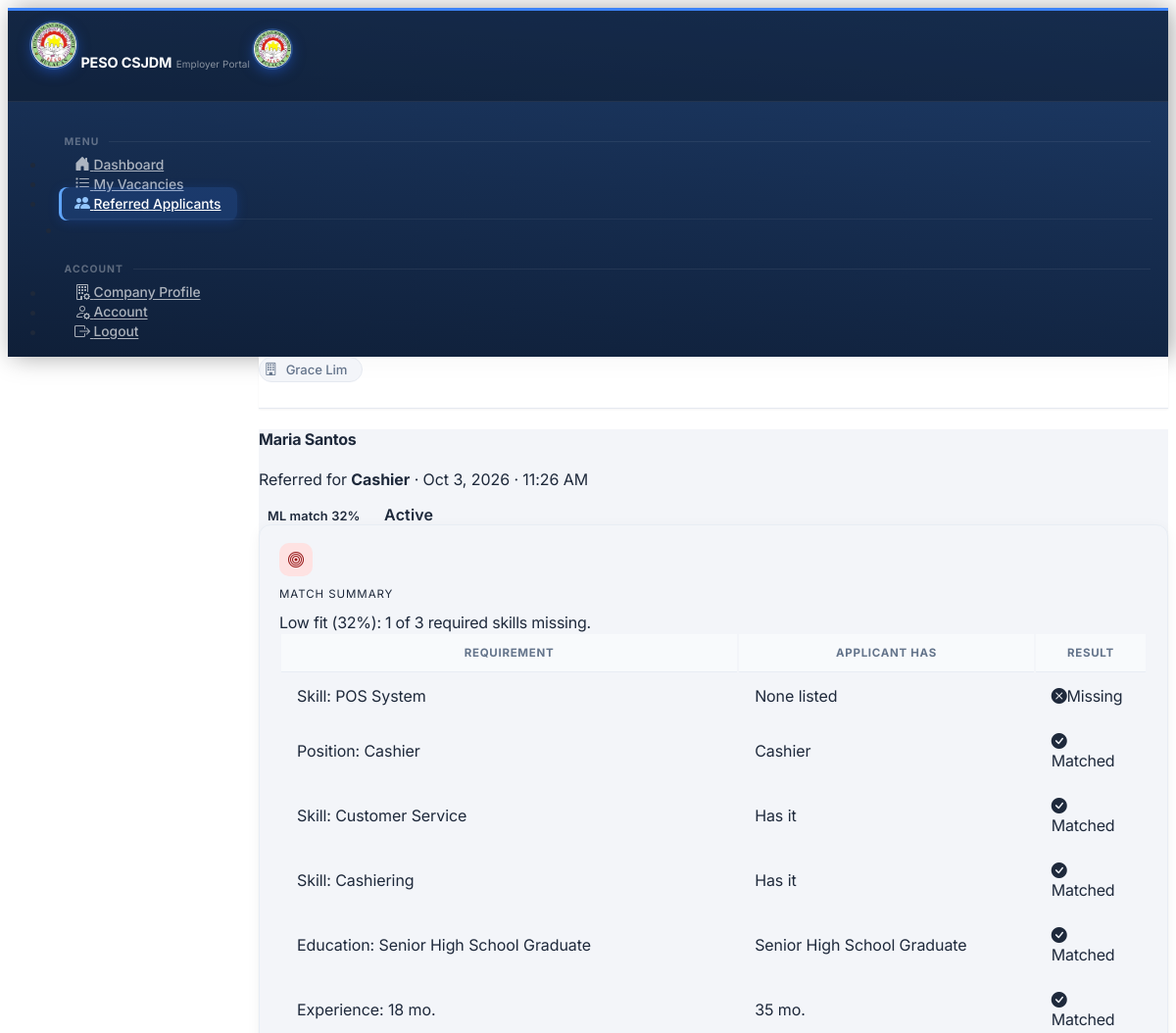
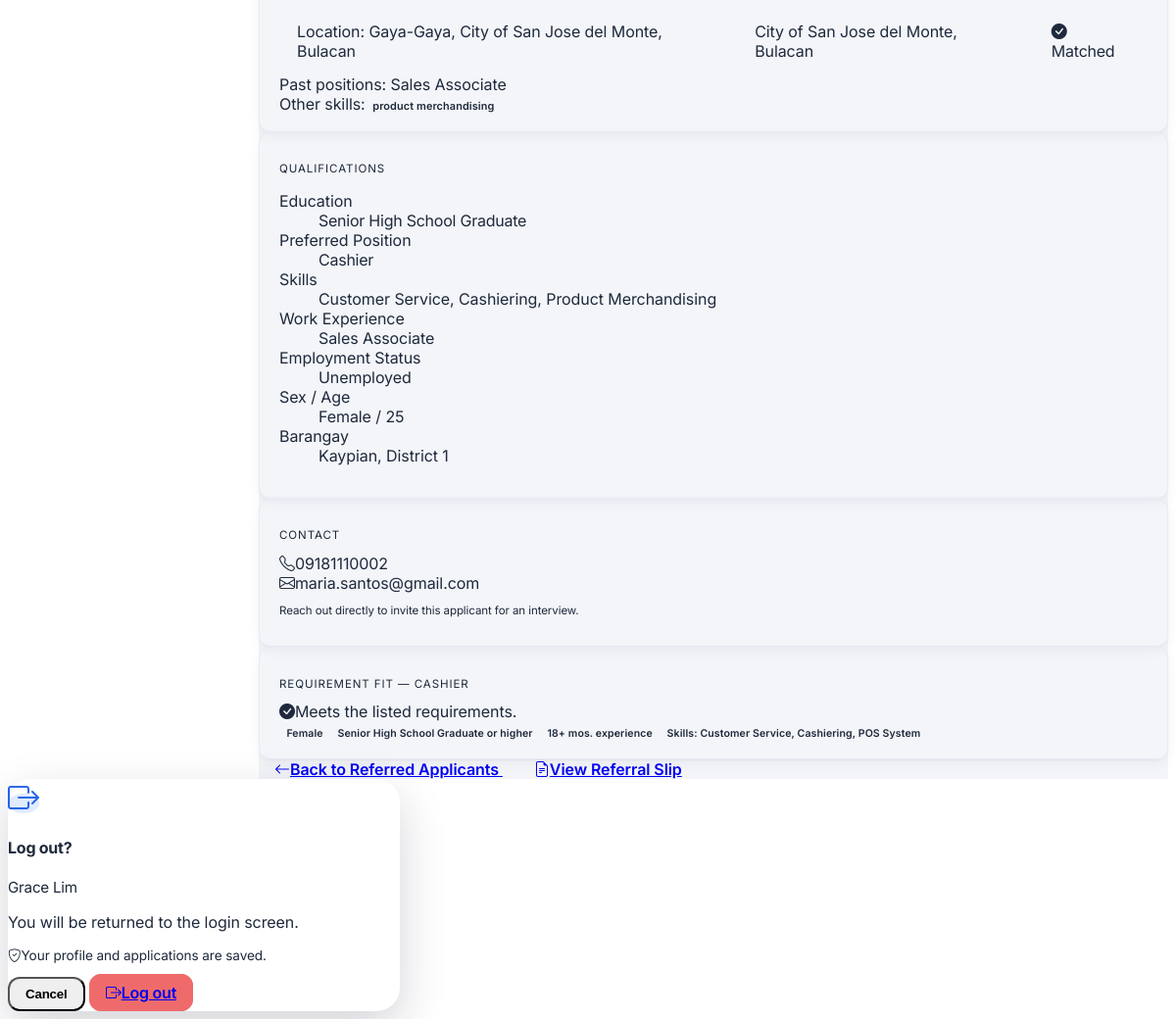
/employer/referred/7 (signed in), run on the app's committed database (2 pictures, top to bottom).
### tables this page shows
CREATE TABLE "applicants" (
                applicant_id                 INTEGER  PRIMARY KEY AUTOINCREMENT,
                first_name         TEXT     NOT NULL,
                last_name          TEXT     NOT NULL,
                sex                TEXT,
                age                INTEGER,
                barangay           TEXT,
                district           TEXT,
                employment_status  TEXT     DEFAULT 'Unemployed',
                is_pwd             INTEGER  DEFAULT 0,
                educ_level         TEXT     NOT NULL,
                preferred_position TEXT     NOT NULL,
                skills             TEXT     NOT NULL,
                work_experience    TEXT,
                user_id            INTEGER  REFERENCES users(user_id),
                created_at         DATETIME DEFAULT CURRENT_TIMESTAMP,
                is_archived        INTEGER  DEFAULT 0
            , birthdate DATE, contact_number TEXT, middle_name TEXT, suffix TEXT, civil_status TEXT, address_line TEXT, city TEXT, province TEXT, height_cm TEXT, religion TEXT, tin TEXT, landline TEXT, disability TEXT, is_4ps INTEGER DEFAULT 0, household_id TEXT, is_wodp INTEGER DEFAULT 0, is_dswd_foodstamp INTEGER DEFAULT 0, is_caregiver INTEGER DEFAULT 0, is_ofw INTEGER DEFAULT 0, ofw_country TEXT, is_former_ofw INTEGER DEFAULT 0, former_ofw_country TEXT, ofw_return_date TEXT, employed_type TEXT, unemployed_reason TEXT, job_search_months INTEGER, pref_work_local TEXT, pref_work_overseas TEXT, languages TEXT, education TEXT, trainings TEXT, eligibilities TEXT, work_history TEXT, other_skills TEXT, certified INTEGER DEFAULT 0, certified_at DATETIME, photo TEXT);

CREATE TABLE job_vacancies (
            vacancy_id                   INTEGER  PRIMARY KEY AUTOINCREMENT,
            employer_name        TEXT     NOT NULL,
            job_title            TEXT     NOT NULL,
            occupational_category TEXT    NOT NULL,
            is_local             INTEGER  DEFAULT 1,
            is_active            INTEGER  DEFAULT 1,
            created_at           DATETIME DEFAULT CURRENT_TIMESTAMP
        , employer_id INTEGER REFERENCES users(user_id), application_deadline DATE, req_gender TEXT DEFAULT 'Any', req_age_min INTEGER, req_age_max INTEGER, req_education TEXT, req_documents TEXT, req_experience_months INTEGER, salary_min INTEGER, salary_max INTEGER, salary_period TEXT, job_location TEXT, req_skills TEXT, requirements_deadline DATE, interview_date DATE, interview_time TEXT, interview_date_end DATE, interview_time_end TEXT, location_type TEXT, venue_address TEXT, max_applicants INTEGER);

CREATE TABLE referrals (
            referral_id           INTEGER  PRIMARY KEY AUTOINCREMENT,
            applicant_id INTEGER  NOT NULL,
            vacancy_id   INTEGER  NOT NULL,
            referred_by  INTEGER  NOT NULL,
            referred_at  DATETIME DEFAULT CURRENT_TIMESTAMP,
            status       TEXT     DEFAULT 'referred',
            notes        TEXT, suitability_score REAL, reject_reason TEXT,
            FOREIGN KEY (applicant_id) REFERENCES applicants(applicant_id),
            FOREIGN KEY (vacancy_id)   REFERENCES job_vacancies(vacancy_id),
            FOREIGN KEY (referred_by)  REFERENCES users(user_id)
        );

CREATE TABLE "users" (
                user_id            INTEGER PRIMARY KEY AUTOINCREMENT,
                full_name     TEXT    NOT NULL,
                email         TEXT    UNIQUE NOT NULL,
                password_hash TEXT    NOT NULL,
                role          TEXT    DEFAULT 'admin',
                is_active     INTEGER DEFAULT 1,
                created_at    DATETIME DEFAULT CURRENT_TIMESTAMP
            );

### app.py (the view)
@app.route('/employer/referred/<int:rid>')
@employer_required
def employer_referred_detail(rid):
    emp = _get_my_employer()
    if not emp or not emp['is_approved']:
        return redirect(url_for('employer_profile'))
    db = get_db()
    r = db.execute('''
        SELECT r.referral_id, r.suitability_score AS score,
               r.status AS ref_status, r.referred_at AS ref_at, r.reject_reason,
               a.first_name, a.last_name, a.sex, a.age, a.barangay, a.district,
               a.employment_status, a.is_pwd, a.educ_level, a.preferred_position,
               a.skills, a.work_experience, a.work_history, a.contact_number,
               jv.job_title, jv.occupational_category,
               jv.req_gender, jv.req_age_min, jv.req_age_max, jv.req_education,
               jv.req_experience_months, jv.req_skills,
               u.email AS applicant_email
        FROM referrals r
        JOIN applicants a     ON r.applicant_id = a.applicant_id
        JOIN job_vacancies jv ON r.vacancy_id   = jv.vacancy_id
        LEFT JOIN users u     ON a.user_id       = u.user_id
        WHERE r.referral_id=? AND jv.employer_id=?
    ''', (rid, session['user_id'])).fetchone()
    if not r:
        flash('Referred applicant not found.', 'danger')
        return redirect(url_for('employer_referred'))
    ids = db.execute('SELECT applicant_id, vacancy_id FROM referrals WHERE referral_id=?', (rid,)).fetchone()
    ap_full = db.execute('SELECT * FROM applicants WHERE applicant_id=?', (ids['applicant_id'],)).fetchone()
    vac_full = db.execute('SELECT * FROM job_vacancies WHERE vacancy_id=?', (ids['vacancy_id'],)).fetchone()
    cmp_rows, cmp_summary, extra_skills, past_positions = employer_comparison(vac_full, ap_full, r['score'])
    return render_template('employer/referred_detail.html', r=r,
                           chips=req_summary(r), warnings=req_warnings(r, r, viewer='employer'),
                           fit_key=fit_tier(r['score'])[0], cmp_rows=cmp_rows, cmp_summary=cmp_summary,
                           extra_skills=extra_skills, past_positions=past_positions)

### templates/employer/referred_detail.html (shortened to what this page needs)
{% extends 'base_employer.html' %}
{% block content %}
<div class="d-flex align-items-center justify-content-between flex-wrap gap-2 mb-4">
  <div>
    <h4 class="fw-bold mb-0">{{ r.first_name }} {{ r.last_name }}</h4>
    <p class="text-muted small mb-0">Referred for <strong>{{ r.job_title }}</strong> · {{ r.ref_at|friendly_dt }}</p>
  </div>
  <div class="d-flex align-items-center gap-2">
    {% if r.score is not none %}
    <span class="badge bg-primary-subtle text-primary-emphasis" style="font-size:.8rem;">ML match {{ '%.0f'|format(r.score * 100) }}%</span>
    {% endif %}
    {% if r.ref_status == 'cancelled' %}
    <span class="badge bg-danger-subtle text-danger-emphasis">Withdrawn</span>
    {% elif r.ref_status == 'rejected' %}
    <span class="badge bg-danger-subtle text-danger-emphasis">Not selected{% if r.reject_reason %}: {{ r.reject_reason }}{% endif %}</span>
    {% else %}
    <span class="badge bg-success-subtle text-success-emphasis">Active</span>
    {% endif %}
  </div>
</div>
<div class="card shadow-sm border-0 mb-3 cmp-card" style="border-radius:12px;">
  <div class="card-body p-4">
    <div class="d-flex align-items-start gap-2 mb-3">
      <span class="cmp-pill cmp-{{ fit_key }}"><i class="bi bi-bullseye"></i></span>
      <div>
        <p class="fw-semibold text-muted mb-1" style="font-size:.72rem;letter-spacing:.08em;text-transform:uppercase;">Match summary</p>
        <div class="fw-semibold">{{ cmp_summary }}</div>
      </div>
    </div>
    <div class="table-responsive">
    <table class="table table-sm align-middle mb-0 small">
      <thead><tr class="text-muted"><th>Requirement</th><th>Applicant has</th><th class="text-end">Result</th></tr></thead>
      <tbody>
      {% for req, has, state in cmp_rows %}
      <tr>
        <td>{{ req }}</td>
        <td class="text-muted">{{ has }}</td>
        <td class="text-end">
          {% if state == 'ok' %}<span class="text-success fw-semibold"><i class="bi bi-check-circle-fill me-1"></i>Matched</span>
          {% elif state == 'partial' %}<span class="text-warning-emphasis fw-semibold"><i class="bi bi-dash-circle-fill me-1"></i>Partial</span>
          {% else %}<span class="text-danger fw-semibold"><i class="bi bi-x-circle-fill me-1"></i>Missing</span>{% endif %}
        </td>
      </tr>
      {% endfor %}
      </tbody>
    </table>
    </div>
    {% if past_positions or extra_skills %}
    <div class="mt-3 pt-3 border-top small">
      {% if past_positions %}<div class="mb-2"><span class="text-muted">Past positions:</span> {{ past_positions|join(', ') }}</div>{% endif %}
      {% if extra_skills %}<div><span class="text-muted me-1">Other skills:</span>{% for sk in extra_skills %}<span class="badge bg-secondary-subtle text-secondary-emphasis fw-normal me-1" style="font-size:.68rem;">{{ sk }}</span>{% endfor %}</div>{% endif %}
    </div>
    {% endif %}
  </div>
</div>
<div class="row g-3">
  <div class="col-lg-7">
    <div class="card shadow-sm border-0 h-100" style="border-radius:12px;">
      <div class="card-body p-4">
        <p class="fw-semibold text-muted mb-3" style="font-size:.72rem;letter-spacing:.08em;text-transform:uppercase;">Qualifications</p>
        <dl class="row mb-0 small">
          <dt class="col-sm-4 text-muted">Education</dt><dd class="col-sm-8 fw-semibold">{{ r.educ_level or '—' }}</dd>
          <dt class="col-sm-4 text-muted">Preferred Position</dt><dd class="col-sm-8 fw-semibold">{{ r.preferred_position or '—' }}</dd>
          <dt class="col-sm-4 text-muted">Skills</dt><dd class="col-sm-8">{{ r.skills or '—' }}</dd>
          <dt class="col-sm-4 text-muted">Work Experience</dt><dd class="col-sm-8">{{ r.work_experience or '—' }}</dd>
          <dt class="col-sm-4 text-muted">Employment Status</dt><dd class="col-sm-8">{{ r.employment_status or '—' }}</dd>
          <dt class="col-sm-4 text-muted">Sex / Age</dt><dd class="col-sm-8">{{ r.sex or '—' }}{% if r.age %} / {{ r.age }}{% endif %}</dd>
          <dt class="col-sm-4 text-muted">Barangay</dt><dd class="col-sm-8">{{ r.barangay or '—' }}{% if r.district %}, {{ r.district }}{% endif %}</dd>
        </dl>
      </div>
    </div>
  </div>
  <div class="col-lg-5">
    <div class="card shadow-sm border-0 mb-3" style="border-radius:12px;">
      <div class="card-body p-4">
        <p class="fw-semibold text-muted mb-3" style="font-size:.72rem;letter-spacing:.08em;text-transform:uppercase;">Contact</p>
        <div class="small mb-1"><i class="bi bi-telephone me-2 text-muted"></i>{{ r.contact_number or 'Not provided' }}</div>
        <div class="small"><i class="bi bi-envelope me-2 text-muted"></i>{{ r.applicant_email or 'Not provided' }}</div>
        <p class="text-muted mt-3 mb-0" style="font-size:.72rem;">Reach out directly to invite this applicant for an interview.</p>
      </div>
    </div>
    <div class="card shadow-sm border-0" style="border-radius:12px;">
      <div class="card-body p-4">
        <p class="fw-semibold text-muted mb-3" style="font-size:.72rem;letter-spacing:.08em;text-transform:uppercase;">Requirement Fit — {{ r.job_title }}</p>
        {% if warnings %}
        <div class="small text-warning-emphasis">
          {% for w in warnings %}
          <div class="mb-1"><i class="bi bi-exclamation-triangle-fill me-1"></i>{{ w }}</div>
          {% endfor %}
        </div>
        {% else %}
        <div class="small text-success"><i class="bi bi-check-circle-fill me-1"></i>Meets the listed requirements.</div>
        {% endif %}
        {% if chips %}
        <div class="mt-2">
          {% for c in chips %}<span class="badge bg-secondary-subtle text-secondary-emphasis me-1 fw-normal" style="font-size:.66rem;">{{ c }}</span>{% endfor %}
        </div>
        {% endif %}
      </div>
    </div>
  </div>
</div>
<div class="d-flex gap-2 mt-3">
  <a href="{{ url_for('employer_referred') }}" class="btn btn-outline-secondary btn-sm">
    <i class="bi bi-arrow-left me-1"></i>Back to Referred Applicants
  </a>
  <a href="{{ url_for('referral_slip', rid=r.referral_id) }}" class="btn btn-outline-primary btn-sm">
    <i class="bi bi-file-earmark-text me-1"></i>View Referral Slip
  </a>
</div>
{% endblock %}

### data on the page
applicants: first_name "Maria", last_name "Santos", req "Position: Cashier", preferred_position "Cashier", shows "Matched", req "Education: Senior High School Graduate", educ_level "Senior High School Graduate", req "Location: Gaya-Gaya, City of San Jose del Monte, Bulacan", pref_work_local "City of San Jose del Monte, Bulacan", work_experience "Sales Associate", skills "Customer Service, Cashiering, Product Merchandising", employment_status "Unemployed", sex "Female", age "25", barangay "Kaypian", district "District 1", contact_number "09181110002"
job_vacancies: job_title "Cashier", job_title "CASHIER", req_gender "Female"
referrals: ref_at|friendly_dt "Oct 3, 2026 · 11:26 AM", r.score*100 "32"
users: email "maria.santos@gmail.com"

### other printed values
{{ session.get('full_name', 'Employer') }} "Grace Lim"
{{ cmp_summary }} "Low fit (32%): 1 of 3 required skills missing."
{{ req }} "Skill: POS System" "Skill: Customer Service" "Skill: Cashiering" "Experience: 18 mo."
{{ has }} "None listed" "Has it" "Has it" "35 mo."
{{ sk }} "product merchandising"
{{ c }} "Senior High School Graduate or higher" "18+ mos. experience" "Skills: Customer Service, Cashiering, POS System"
{{ session.get('full_name') }} "Grace Lim"
